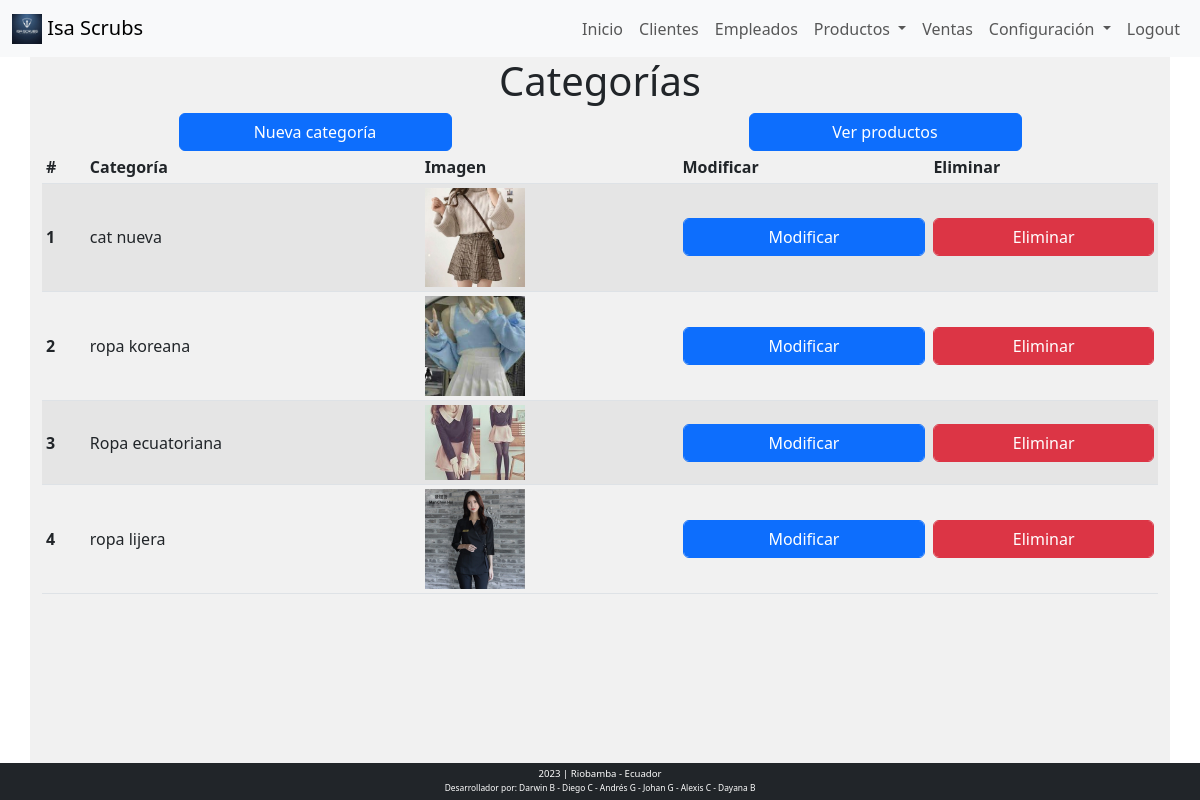
/categorias (signed in), run on the app's committed database.
### tables this page shows
CREATE TABLE `cat_producto` (
  `Id_Categoria` int(11) NOT NULL,
  `Des_Categoria` varchar(256) NOT NULL,
  `Eliminado` varchar(2) NOT NULL,
  `img_categoria` varchar(256) NOT NULL
);

### public/index.php (called while the page is built, shortened)
<?php
require_once("../controller/controlador.php");
?>

### view/categorias.php (the view, shortened to what this page needs)
<?php
require_once("../config/conexion.php");
$sql = "SELECT * from cat_producto where Eliminado = 'no'";
$res = mysqli_query($conexion, $sql);
$datos = array();
while ($fila = mysqli_fetch_assoc($res)) {
    $datos[] = $fila;
}
?>
<div class="row text-center">
    <h1>Categorías</h1>
</div>
<div class="row text-center">
    <div class="col">
        <button class="btn btn-primary w-50" data-bs-toggle="modal" data-bs-target="#nueva_categoria_modal">Nueva categoría</button>
    </div>
    <div class="col">
        <a href="/productos" class="btn btn-primary w-50" >Ver productos</a>
    </div>
</div>
<div class="row">
    <div class="col-md-12">
        <table class="table table-striped table-hover table-responsive-sm table-sm align-middle ">
            <thead>
                <tr>
                    <th scope="col">#</th>
                    <th scope="col">Categoría</th>
                    <th scope="col">Imagen</th>
                    <th scope="col">Modificar</th>
                    <th scope="col">Eliminar</th>
                </tr>
            </thead>
            <tbody>
                <?php foreach ($datos as $key => $fila) { ?>
                    <tr>
                        <th scope="row"><?= $key + 1 ?></th>
                        <td><?= $fila['Des_Categoria'] ?></td>
                        <td><img src="<?= PATH_FILES . 'categorias/' . $fila['img_categoria'] ?>" alt="" ></td>
                        <td><button class="btn btn-primary form-control btn_update" data-bs-toggle="modal" data-descripcion="<?= $fila['Des_Categoria'] ?>" data-id="<?= $fila['Id_Categoria'] ?>" data-bs-target="#update_categoria_modal">Modificar</button>
                        </td>
                        <td>
                            <a href="/categorias/delete?opcion=delete_categoria&Id_Categoria=<?= $fila['Id_Categoria'] ?>"><button class="btn btn-danger form-control">Eliminar</button></a>
                        </td>
                    </tr>
                <?php } ?>
            </tbody>
        </table>
    </div>
</div>

### public/css/estilos.css (style rules this page uses)
* { margin: 0; padding: 0; box-sizing: border-box; }
body { background-color: white; }

### view/categorias.php (style rules this page uses)
img { max-width: 100px; }

### data on the page
cat_producto: Des_Categoria "cat nueva", img_categoria (picture)
cat_producto: Des_Categoria "ropa koreana", img_categoria (picture)
cat_producto: Des_Categoria "Ropa ecuatoriana", img_categoria (picture)
cat_producto: Des_Categoria "ropa lijera", img_categoria (picture)
